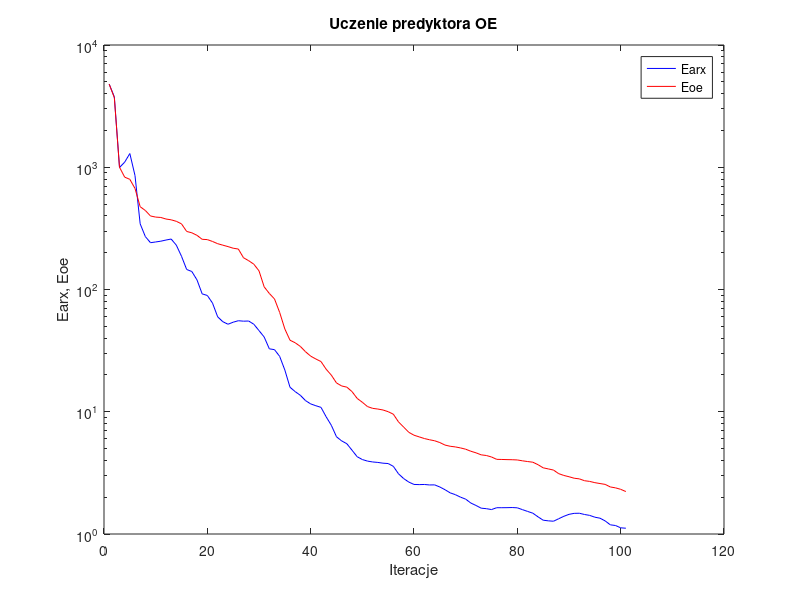
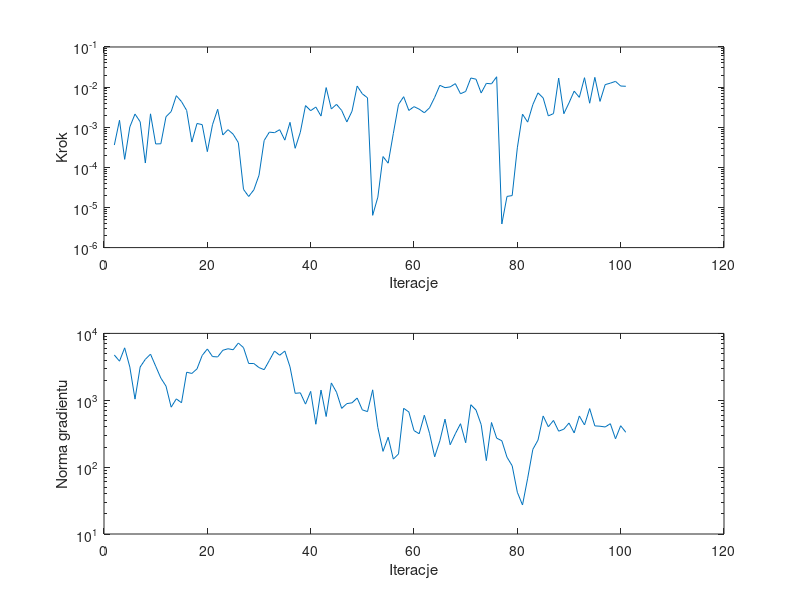

Source code (MATLAB) for these figures, in order:
%uczenie predyktora oe
clear all;
n=0; farx(n+1)=4.786078e+003; foe(n+1)=4.786689e+003; wspucz(n+1)=0.000000e+000; ng(n+1)=0.000000e+000;
%odnowa zmiennej metryki
n=1; farx(n+1)=3.765865e+003; foe(n+1)=3.708091e+003; krok(n+1)=3.604935e-004; ng(n+1)=4.749771e+003;
n=2; farx(n+1)=9.959805e+002; foe(n+1)=1.000904e+003; krok(n+1)=1.491801e-003; ng(n+1)=3.840211e+003;
n=3; farx(n+1)=1.100543e+003; foe(n+1)=8.302946e+002; krok(n+1)=1.582138e-004; ng(n+1)=6.081698e+003;
n=4; farx(n+1)=1.294681e+003; foe(n+1)=7.963932e+002; krok(n+1)=1.016108e-003; ng(n+1)=3.135165e+003;
n=5; farx(n+1)=8.550221e+002; foe(n+1)=6.708654e+002; krok(n+1)=2.130452e-003; ng(n+1)=1.040084e+003;
n=6; farx(n+1)=3.446077e+002; foe(n+1)=4.757160e+002; krok(n+1)=1.369522e-003; ng(n+1)=3.145780e+003;
n=7; farx(n+1)=2.709475e+002; foe(n+1)=4.428222e+002; krok(n+1)=1.281924e-004; ng(n+1)=4.092728e+003;
n=8; farx(n+1)=2.414568e+002; foe(n+1)=3.994527e+002; krok(n+1)=2.156451e-003; ng(n+1)=4.893266e+003;
n=9; farx(n+1)=2.448373e+002; foe(n+1)=3.911794e+002; krok(n+1)=3.831728e-004; ng(n+1)=3.237569e+003;
n=10; farx(n+1)=2.484441e+002; foe(n+1)=3.884086e+002; krok(n+1)=3.870231e-004; ng(n+1)=2.147236e+003;
n=11; farx(n+1)=2.539268e+002; foe(n+1)=3.771432e+002; krok(n+1)=1.828656e-003; ng(n+1)=1.627728e+003;
n=12; farx(n+1)=2.587086e+002; foe(n+1)=3.715548e+002; krok(n+1)=2.457623e-003; ng(n+1)=7.887364e+002;
n=13; farx(n+1)=2.304497e+002; foe(n+1)=3.611470e+002; krok(n+1)=6.113282e-003; ng(n+1)=1.049382e+003;
n=14; farx(n+1)=1.869857e+002; foe(n+1)=3.443311e+002; krok(n+1)=4.352152e-003; ng(n+1)=9.177415e+002;
n=15; farx(n+1)=1.458275e+002; foe(n+1)=2.984560e+002; krok(n+1)=2.616629e-003; ng(n+1)=2.627169e+003;
n=16; farx(n+1)=1.403227e+002; foe(n+1)=2.909626e+002; krok(n+1)=4.270496e-004; ng(n+1)=2.516976e+003;
n=17; farx(n+1)=1.197777e+002; foe(n+1)=2.773044e+002; krok(n+1)=1.239336e-003; ng(n+1)=2.947575e+003;
n=18; farx(n+1)=9.212208e+001; foe(n+1)=2.573900e+002; krok(n+1)=1.162042e-003; ng(n+1)=4.673279e+003;
n=19; farx(n+1)=8.935119e+001; foe(n+1)=2.559806e+002; krok(n+1)=2.463545e-004; ng(n+1)=5.848558e+003;
n=20; farx(n+1)=7.746114e+001; foe(n+1)=2.471354e+002; krok(n+1)=1.156009e-003; ng(n+1)=4.501434e+003;
n=21; farx(n+1)=5.975519e+001; foe(n+1)=2.370178e+002; krok(n+1)=2.804162e-003; ng(n+1)=4.447082e+003;
n=22; farx(n+1)=5.452484e+001; foe(n+1)=2.304392e+002; krok(n+1)=6.410357e-004; ng(n+1)=5.593465e+003;
n=23; farx(n+1)=5.198661e+001; foe(n+1)=2.244057e+002; krok(n+1)=8.704444e-004; ng(n+1)=5.894522e+003;
n=24; farx(n+1)=5.401714e+001; foe(n+1)=2.176318e+002; krok(n+1)=6.696507e-004; ng(n+1)=5.692511e+003;
n=25; farx(n+1)=5.554160e+001; foe(n+1)=2.143061e+002; krok(n+1)=4.129136e-004; ng(n+1)=7.176160e+003;
%odnowa zmiennej metryki
n=26; farx(n+1)=5.507096e+001; foe(n+1)=1.818700e+002; krok(n+1)=2.829063e-005; ng(n+1)=6.129509e+003;
n=27; farx(n+1)=5.523505e+001; foe(n+1)=1.720536e+002; krok(n+1)=1.877358e-005; ng(n+1)=3.549393e+003;
n=28; farx(n+1)=5.196474e+001; foe(n+1)=1.610079e+002; krok(n+1)=2.746916e-005; ng(n+1)=3.542721e+003;
n=29; farx(n+1)=4.612015e+001; foe(n+1)=1.420908e+002; krok(n+1)=6.350673e-005; ng(n+1)=3.081404e+003;
n=30; farx(n+1)=4.088119e+001; foe(n+1)=1.051377e+002; krok(n+1)=4.674935e-004; ng(n+1)=2.865165e+003;
n=31; farx(n+1)=3.271169e+001; foe(n+1)=9.280801e+001; krok(n+1)=7.543972e-004; ng(n+1)=3.937220e+003;
n=32; farx(n+1)=3.220763e+001; foe(n+1)=8.371069e+001; krok(n+1)=7.315478e-004; ng(n+1)=5.442806e+003;
n=33; farx(n+1)=2.836913e+001; foe(n+1)=6.489176e+001; krok(n+1)=8.684522e-004; ng(n+1)=4.711795e+003;
n=34; farx(n+1)=2.194780e+001; foe(n+1)=4.755859e+001; krok(n+1)=4.766449e-004; ng(n+1)=5.447440e+003;
n=35; farx(n+1)=1.586515e+001; foe(n+1)=3.846748e+001; krok(n+1)=1.323510e-003; ng(n+1)=3.160336e+003;
n=36; farx(n+1)=1.461015e+001; foe(n+1)=3.667359e+001; krok(n+1)=2.985020e-004; ng(n+1)=1.268844e+003;
n=37; farx(n+1)=1.363587e+001; foe(n+1)=3.423088e+001; krok(n+1)=7.499704e-004; ng(n+1)=1.291952e+003;
n=38; farx(n+1)=1.233728e+001; foe(n+1)=3.097546e+001; krok(n+1)=3.460293e-003; ng(n+1)=8.761548e+002;
n=39; farx(n+1)=1.159473e+001; foe(n+1)=2.850885e+001; krok(n+1)=2.586254e-003; ng(n+1)=1.357919e+003;
n=40; farx(n+1)=1.120285e+001; foe(n+1)=2.701310e+001; krok(n+1)=3.187345e-003; ng(n+1)=4.379305e+002;
n=41; farx(n+1)=1.086085e+001; foe(n+1)=2.573943e+001; krok(n+1)=1.897913e-003; ng(n+1)=1.420192e+003;
n=42; farx(n+1)=9.089227e+000; foe(n+1)=2.227389e+001; krok(n+1)=9.725768e-003; ng(n+1)=5.714197e+002;
n=43; farx(n+1)=7.745371e+000; foe(n+1)=1.992647e+001; krok(n+1)=2.849598e-003; ng(n+1)=1.815358e+003;
n=44; farx(n+1)=6.241501e+000; foe(n+1)=1.720030e+001; krok(n+1)=3.715831e-003; ng(n+1)=1.320550e+003;
n=45; farx(n+1)=5.774649e+000; foe(n+1)=1.625492e+001; krok(n+1)=2.621411e-003; ng(n+1)=7.559879e+002;
n=46; farx(n+1)=5.477135e+000; foe(n+1)=1.589379e+001; krok(n+1)=1.353531e-003; ng(n+1)=8.910665e+002;
n=47; farx(n+1)=4.847893e+000; foe(n+1)=1.461899e+001; krok(n+1)=2.500228e-003; ng(n+1)=9.157587e+002;
n=48; farx(n+1)=4.287679e+000; foe(n+1)=1.285749e+001; krok(n+1)=1.063635e-002; ng(n+1)=1.080239e+003;
n=49; farx(n+1)=4.065385e+000; foe(n+1)=1.195564e+001; krok(n+1)=6.800237e-003; ng(n+1)=7.184349e+002;
n=50; farx(n+1)=3.947316e+000; foe(n+1)=1.102302e+001; krok(n+1)=5.414124e-003; ng(n+1)=6.762619e+002;
%odnowa zmiennej metryki
n=51; farx(n+1)=3.884396e+000; foe(n+1)=1.065989e+001; krok(n+1)=6.370154e-006; ng(n+1)=1.432368e+003;
n=52; farx(n+1)=3.850371e+000; foe(n+1)=1.052370e+001; krok(n+1)=1.806265e-005; ng(n+1)=3.910928e+002;
n=53; farx(n+1)=3.795655e+000; foe(n+1)=1.033788e+001; krok(n+1)=1.858436e-004; ng(n+1)=1.721574e+002;
n=54; farx(n+1)=3.770733e+000; foe(n+1)=1.001160e+001; krok(n+1)=1.270414e-004; ng(n+1)=2.798786e+002;
n=55; farx(n+1)=3.576710e+000; foe(n+1)=9.551304e+000; krok(n+1)=7.010405e-004; ng(n+1)=1.318885e+002;
n=56; farx(n+1)=3.107592e+000; foe(n+1)=8.261824e+000; krok(n+1)=3.692938e-003; ng(n+1)=1.575956e+002;
n=57; farx(n+1)=2.840820e+000; foe(n+1)=7.491830e+000; krok(n+1)=5.767896e-003; ng(n+1)=7.576966e+002;
n=58; farx(n+1)=2.657856e+000; foe(n+1)=6.787138e+000; krok(n+1)=2.616629e-003; ng(n+1)=6.686170e+002;
n=59; farx(n+1)=2.543660e+000; foe(n+1)=6.428058e+000; krok(n+1)=3.258189e-003; ng(n+1)=3.517716e+002;
n=60; farx(n+1)=2.535497e+000; foe(n+1)=6.230718e+000; krok(n+1)=2.823736e-003; ng(n+1)=3.156041e+002;
n=61; farx(n+1)=2.542006e+000; foe(n+1)=6.039065e+000; krok(n+1)=2.293321e-003; ng(n+1)=5.972845e+002;
n=62; farx(n+1)=2.519175e+000; foe(n+1)=5.902038e+000; krok(n+1)=3.040595e-003; ng(n+1)=3.213300e+002;
n=63; farx(n+1)=2.522761e+000; foe(n+1)=5.789587e+000; krok(n+1)=5.548179e-003; ng(n+1)=1.427341e+002;
n=64; farx(n+1)=2.423667e+000; foe(n+1)=5.597012e+000; krok(n+1)=1.109636e-002; ng(n+1)=2.473927e+002;
n=65; farx(n+1)=2.303006e+000; foe(n+1)=5.339732e+000; krok(n+1)=9.683632e-003; ng(n+1)=5.218149e+002;
n=66; farx(n+1)=2.170836e+000; foe(n+1)=5.219840e+000; krok(n+1)=1.012183e-002; ng(n+1)=2.161031e+002;
n=67; farx(n+1)=2.098137e+000; foe(n+1)=5.156726e+000; krok(n+1)=1.219985e-002; ng(n+1)=3.157549e+002;
n=68; farx(n+1)=2.002199e+000; foe(n+1)=5.059833e+000; krok(n+1)=6.822948e-003; ng(n+1)=4.461630e+002;
n=69; farx(n+1)=1.928371e+000; foe(n+1)=4.939241e+000; krok(n+1)=7.796370e-003; ng(n+1)=2.314601e+002;
n=70; farx(n+1)=1.791731e+000; foe(n+1)=4.753396e+000; krok(n+1)=1.684825e-002; ng(n+1)=8.575123e+002;
n=71; farx(n+1)=1.711628e+000; foe(n+1)=4.613601e+000; krok(n+1)=1.574999e-002; ng(n+1)=7.145476e+002;
n=72; farx(n+1)=1.626603e+000; foe(n+1)=4.441339e+000; krok(n+1)=7.145002e-003; ng(n+1)=4.325172e+002;
n=73; farx(n+1)=1.611420e+000; foe(n+1)=4.387226e+000; krok(n+1)=1.238474e-002; ng(n+1)=1.252644e+002;
n=74; farx(n+1)=1.584846e+000; foe(n+1)=4.265695e+000; krok(n+1)=1.205272e-002; ng(n+1)=4.647686e+002;
n=75; farx(n+1)=1.640788e+000; foe(n+1)=4.080624e+000; krok(n+1)=1.809047e-002; ng(n+1)=2.712979e+002;
%odnowa zmiennej metryki
n=76; farx(n+1)=1.640813e+000; foe(n+1)=4.071579e+000; krok(n+1)=3.884068e-006; ng(n+1)=2.480734e+002;
n=77; farx(n+1)=1.642261e+000; foe(n+1)=4.059286e+000; krok(n+1)=1.886606e-005; ng(n+1)=1.405978e+002;
n=78; farx(n+1)=1.646396e+000; foe(n+1)=4.051943e+000; krok(n+1)=1.977673e-005; ng(n+1)=1.048556e+002;
n=79; farx(n+1)=1.637438e+000; foe(n+1)=4.033809e+000; krok(n+1)=3.070097e-004; ng(n+1)=4.210503e+001;
n=80; farx(n+1)=1.581645e+000; foe(n+1)=3.968415e+000; krok(n+1)=2.117016e-003; ng(n+1)=2.714608e+001;
n=81; farx(n+1)=1.529316e+000; foe(n+1)=3.914549e+000; krok(n+1)=1.342085e-003; ng(n+1)=6.830866e+001;
n=82; farx(n+1)=1.479863e+000; foe(n+1)=3.865894e+000; krok(n+1)=3.660956e-003; ng(n+1)=1.844100e+002;
n=83; farx(n+1)=1.382198e+000; foe(n+1)=3.690315e+000; krok(n+1)=7.191676e-003; ng(n+1)=2.538877e+002;
n=84; farx(n+1)=1.296930e+000; foe(n+1)=3.478314e+000; krok(n+1)=5.368339e-003; ng(n+1)=5.821265e+002;
n=85; farx(n+1)=1.281380e+000; foe(n+1)=3.407195e+000; krok(n+1)=1.915237e-003; ng(n+1)=4.016628e+002;
n=86; farx(n+1)=1.272116e+000; foe(n+1)=3.334257e+000; krok(n+1)=2.187783e-003; ng(n+1)=4.989016e+002;
n=87; farx(n+1)=1.333020e+000; foe(n+1)=3.117513e+000; krok(n+1)=1.680696e-002; ng(n+1)=3.448213e+002;
n=88; farx(n+1)=1.395518e+000; foe(n+1)=3.012811e+000; krok(n+1)=2.173143e-003; ng(n+1)=3.696455e+002;
n=89; farx(n+1)=1.448085e+000; foe(n+1)=2.940655e+000; krok(n+1)=4.046033e-003; ng(n+1)=4.567027e+002;
n=90; farx(n+1)=1.475490e+000; foe(n+1)=2.859366e+000; krok(n+1)=7.932207e-003; ng(n+1)=3.248245e+002;
n=91; farx(n+1)=1.478604e+000; foe(n+1)=2.825299e+000; krok(n+1)=5.557598e-003; ng(n+1)=5.823744e+002;
n=92; farx(n+1)=1.444222e+000; foe(n+1)=2.728538e+000; krok(n+1)=1.716139e-002; ng(n+1)=4.275547e+002;
n=93; farx(n+1)=1.420078e+000; foe(n+1)=2.692808e+000; krok(n+1)=3.966104e-003; ng(n+1)=7.508332e+002;
n=94; farx(n+1)=1.372550e+000; foe(n+1)=2.630704e+000; krok(n+1)=1.748904e-002; ng(n+1)=4.137668e+002;
n=95; farx(n+1)=1.346954e+000; foe(n+1)=2.586984e+000; krok(n+1)=4.403244e-003; ng(n+1)=4.090496e+002;
n=96; farx(n+1)=1.279462e+000; foe(n+1)=2.545989e+000; krok(n+1)=1.153579e-002; ng(n+1)=3.985724e+002;
n=97; farx(n+1)=1.188544e+000; foe(n+1)=2.425439e+000; krok(n+1)=1.254246e-002; ng(n+1)=4.461954e+002;
n=98; farx(n+1)=1.173676e+000; foe(n+1)=2.385029e+000; krok(n+1)=1.390246e-002; ng(n+1)=2.654554e+002;
n=99; farx(n+1)=1.123501e+000; foe(n+1)=2.320432e+000; krok(n+1)=1.064021e-002; ng(n+1)=4.158857e+002;
n=100; farx(n+1)=1.115025e+000; foe(n+1)=2.224521e+000; krok(n+1)=1.048329e-002; ng(n+1)=3.318116e+002;

figure; semilogy(farx,'b'); hold on; semilogy(foe,'r'); xlabel('Iteracje'); ylabel('Earx, Eoe'); legend('Earx','Eoe'); title('Uczenie predyktora OE');
figure; subplot(2,1,1); semilogy(krok); xlabel('Iteracje'); ylabel('Krok');
subplot(2,1,2); semilogy(ng); xlabel('Iteracje'); ylabel('Norma gradientu');
Earx=farx(n+1)
Eoe=foe(n+1)
